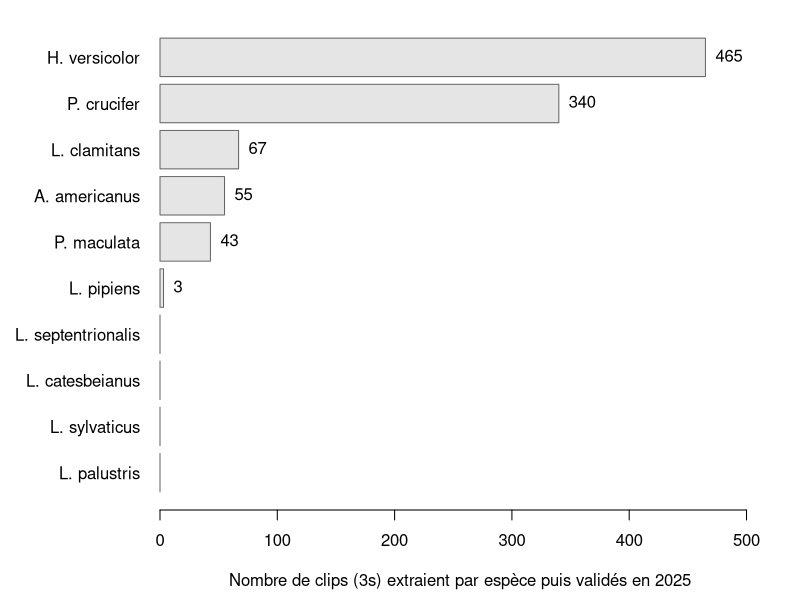
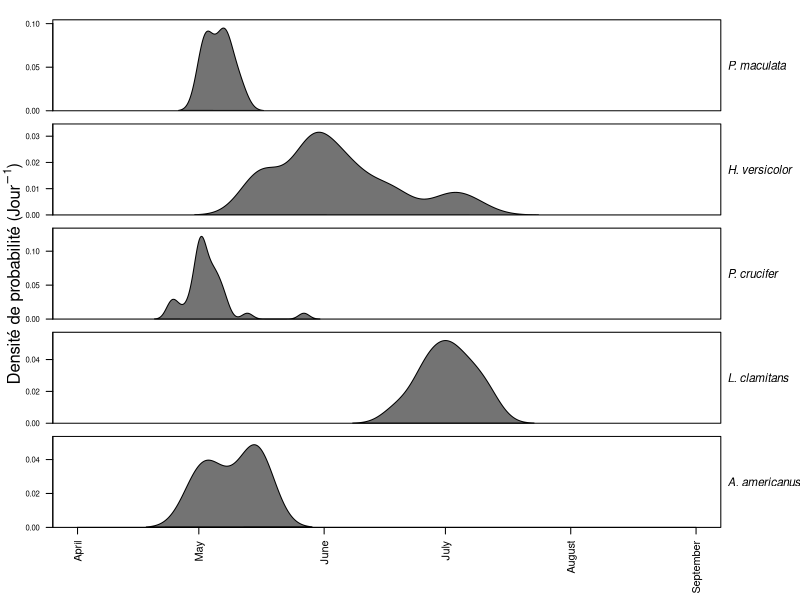

Write R code to recreate these figures, in order.
###################################################################
# Script R rapport 3 R875.1
# Auteur : Robin Besançon
# Objectif : exploration des données d'audiomoths pour 2025
###################################################################

library("xtable")

setwd("/home/robes1/CONTRAT_ULAVAL/R8751/output/csv_validation_birdnet")

inv_wav25 <- read.csv("inventaire_wav_2025.csv")

bilan_wav <- data.frame(
  site=levels(factor(inv_wav25$site)),
  first=as.Date(tapply(inv_wav25$date, inv_wav25$site,min), origin="1970-01-01"),
  last=as.Date(tapply(inv_wav25$date, inv_wav25$site, max), origin="1970-01-01"),
  n_wav= tapply(inv_wav25$fichier, inv_wav25$site, length),
  n_jour=tapply(inv_wav25$date, inv_wav25$site, function (x) length(unique(x))),
  n_bug= tapply(inv_wav25$taille_octets, inv_wav25$site, function(x) sum(x < 17280488))
  
)

bilan_wav$first <- format(bilan_wav$first, "%Y-%m-%d")

bilan_wav$last <- format(bilan_wav$last,  "%Y-%m-%d")

#print(xtable(bilan_wav, align = "llccrrr",
#      caption = "Effort d'enregistrement par site, saison 2025."),
#include.rownames = FALSE, booktabs = TRUE,
#caption.placement = "top")


table_birdnet_2025 <- rbind(
  read.csv("validation_birdnet_2025.csv"),
  read.csv("validation_mod9_2025.csv"))

# Renommage des espèces
table_birdnet_2025$species <- factor(table_birdnet_2025$species,
                                     levels = c("Striped Chorus Frog","Gray Treefrog","Spring Peeper", "Pickerel Frog", "Wood Frog", "Green Frog",
                                                "American Toad", "American Bullfrog", "PIPIENS", "SEPTENTRIONALIS"),
                                     labels = c("P. maculata","H. versicolor", "P. crucifer", "L. palustris", "L. sylvaticus", "L. clamitans",
                                                "A. americanus", "L. catesbeianus", "L. pipiens", "L. septentrionalis"))


table_birdnet_2025$site <- factor(table_birdnet_2025$site, levels = c("T01", 
                                                                      "T20",
                                                                      "T41_N1",
                                                                      "T42_N2",
                                                                      "T42_N3",
                                                                      "T42_S2",
                                                                      "T42_S3",
                                                                      "T47_1",
                                                                      "T47_2",
                                                                      "T47_3",
                                                                      "T48",
                                                                      "T49_1",
                                                                      "T49_2",
                                                                      "T52",
                                                                      "T57",
                                                                      "T65"))

resume_detect <- aggregate(val ~ species + site + date + time, 
                           data = table_birdnet_2025, 
                           FUN = function(x) as.integer(sum(x > 0)))

select_resume_detect <- resume_detect[resume_detect$val > 0,]

table_detect <- table(select_resume_detect$species, select_resume_detect$site)

data_detect <- as.data.frame.matrix(t(table_detect))

data_detect$site <- row.names(data_detect)


data_detect[] <- lapply(data_detect, function(x) ifelse(x==0, "-",as.character(x)))

data_detect <- data_detect[c("site",setdiff(names(data_detect),"site"))]

data_detect <- data_detect[,!names(data_detect) %in% c("L. sylvaticus",
                                                       "L. palustris",
                                                       "L. catesbeianus",
                                                       "L. septentrionalis")]


print(xtable(data_detect), booktabs = TRUE, include.rownames = FALSE)






tab_dataframe_birdnet_2025 <- as.data.frame(xtabs(val~site+species, data = table_birdnet_2025))




barplot1 <- tapply(tab_dataframe_birdnet_2025$Freq, tab_dataframe_birdnet_2025$species, sum)

barplot2 <- data.frame(species = names(barplot1),
                       clips = as.vector(barplot1))

barplot3 <- barplot2[order(barplot2$clips), ]

par(mar = c(4.5, 8, 1, 2))

occ_clips <- barplot(barplot3$clips, names.arg = barplot3$species, horiz = TRUE, las = 1,
        col = "grey90", border = "grey40",
        xlim = c(0,max(barplot3$clips) * 1.1),
        xlab = "Nombre de clips (3s) extraient par espèce puis validés en 2025")

text(barplot3$clips, occ_clips, labels = ifelse(barplot3$clips == 0, "", barplot3$clips), pos = 4, cex = 1, )


# Figure de densité de probabilité

# On sélectionne les déctions par fichier pour chaque espèce
pheno25 <- unique(table_birdnet_2025[table_birdnet_2025$val==1, c("site","date","time","species")])
levels(pheno25$species)
# Conversion en date
pheno25$date <- as.Date(pheno25$date)

png("/home/robes1/CONTRAT_ULAVAL/R8751/output/graphique/resultats/suivi_petite_faune_2025/pheno_25.png", 
    width = 8, height = 5, units = "in", res = 600)

# Panneau pour les graphiques
par(mfrow = c(5,1), mar = c(0.5, 4, 0.5, 6), oma = c(5, 0, 1, 0))
# Spécifier les bornes inf et sup des dates au format numérique
xlim <- as.numeric(as.Date(c("2025-04-01","2025-09-01")))
# objet à appeler à la fin pour spécifier les étiquettes en abscisse
xnames <- seq(as.Date("2025-04-01"), as.Date("2025-09-01"), by = "month")

# Courbe P. maculata
maculata <- density(as.numeric(pheno25$date[pheno25$species=="P. maculata"]))
plot(NA, 
     xlim = xlim, 
     ylim=c(0, max(maculata$y)*1.1),
     xaxt = "n",
     yaxt ="n",
     xlab="", 
     ylab="",
     yaxs = "i")
polygon(maculata,
        col = "grey45",
        border = "black",
        lwd=1)
axis(2, pretty(c(0, max(maculata$y)), 3), 
     cex.axis = 0.7, 
     las = 1)
mtext("P. maculata",
      side = 4,
      las = 1, 
      line = 0.5, 
      font = 3, 
      cex = 0.7)

# Courbe H. versicolor
versi <- density(as.numeric(pheno25$date[pheno25$species=="H. versicolor"]))
plot(NA, 
     xlim = xlim, 
     ylim=c(0, max(versi$y)*1.1),
     xaxt = "n",
     yaxt ="n",
     xlab="", 
     ylab="",
     yaxs = "i")
polygon(versi,
        col = "grey45",
        border = "black",
        lwd=1)
axis(2, pretty(c(0, max(versi$y)), 3), 
     cex.axis = 0.7, 
     las = 1)
mtext("H. versicolor",
      side = 4,
      las = 1, 
      line = 0.5, 
      font = 3, 
      cex = 0.7)

# Courbe P. crucifer
cruci <- density(as.numeric(pheno25$date[pheno25$species=="P. crucifer"]))
plot(NA, 
     xlim = xlim, 
     ylim=c(0, max(cruci$y)*1.1),
     xaxt = "n",
     yaxt ="n",
     xlab="", 
     ylab="",
     yaxs = "i")
polygon(cruci,
        col = "grey45",
        border = "black",
        lwd=1)
axis(2, pretty(c(0, max(cruci$y)), 3), 
     cex.axis = 0.7, 
     las = 1)
mtext("P. crucifer",
      side = 4,
      las = 1, 
      line = 0.5, 
      font = 3, 
      cex = 0.7)

# Courbe L. clamitans
clami <- density(as.numeric(pheno25$date[pheno25$species=="L. clamitans"]))
plot(NA, 
     xlim = xlim, 
     ylim=c(0, max(clami$y)*1.1),
     xaxt = "n",
     yaxt ="n",
     xlab="", 
     ylab="",
     yaxs = "i")
polygon(clami,
        col = "grey45",
        border = "black",
        lwd=1)
axis(2, pretty(c(0, max(clami$y)), 3), 
     cex.axis = 0.7, 
     las = 1)
mtext("L. clamitans",
      side = 4,
      las = 1, 
      line = 0.5, 
      font = 3, 
      cex = 0.7)

# Courbe A. americanus
america <- density(as.numeric(pheno25$date[pheno25$species=="A. americanus"]))
plot(NA, 
     xlim = xlim, 
     ylim=c(0, max(america$y)*1.1),
     xaxt = "n",
     yaxt ="n",
     xlab="", 
     ylab="",
     yaxs = "i")
polygon(america,
        col = "grey45",
        border = "black",
        lwd=1)
axis(2, pretty(c(0, max(america$y)), 3), 
     cex.axis = 0.7, 
     las = 1)
mtext("A. americanus",
      side = 4,
      las = 1, 
      line = 0.5, 
      font = 3, 
      cex = 0.7)

axis(1, as.numeric(xnames), format(xnames, "%B"), las = 2)

mtext(expression("Densité de probabilité (Jour"^{-1}*")"), side=2, outer = TRUE, line=-2)


dev.off()
